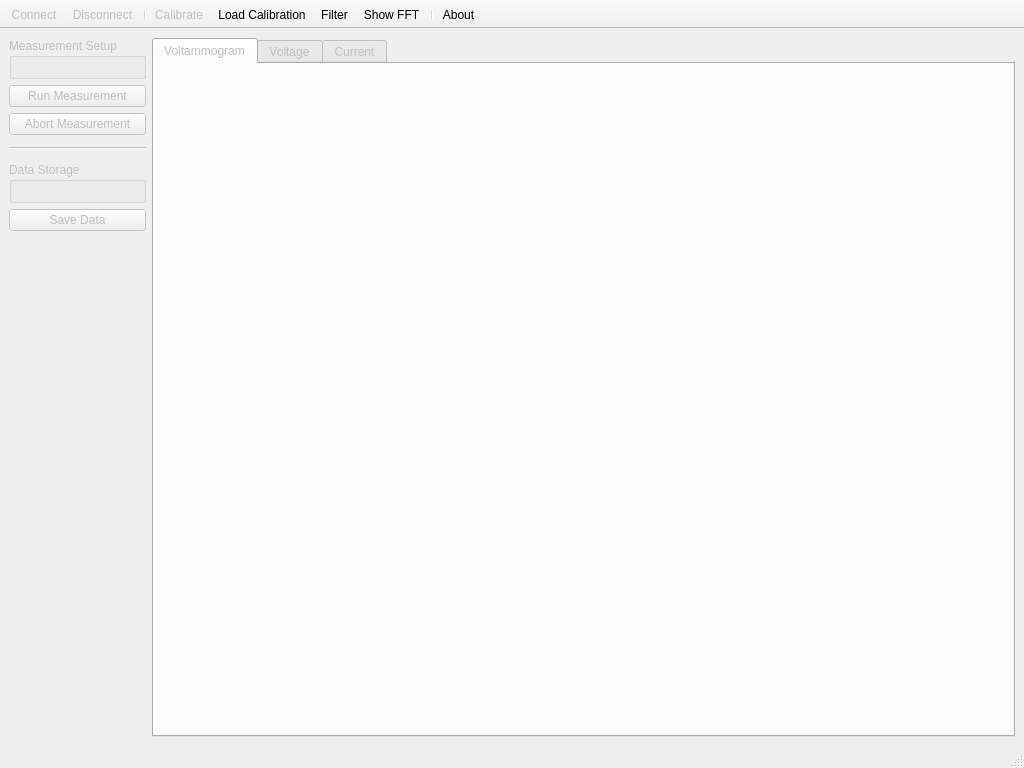
<?xml version="1.0" encoding="UTF-8"?>
<ui version="4.0">
 <class>MainWindow</class>
 <widget class="QMainWindow" name="MainWindow">
  <property name="geometry">
   <rect>
    <x>0</x>
    <y>0</y>
    <width>1024</width>
    <height>768</height>
   </rect>
  </property>
  <property name="windowTitle">
   <string>ISF Potentiostat Viewer</string>
  </property>
  <widget class="QWidget" name="centralwidget">
   <property name="enabled">
    <bool>false</bool>
   </property>
   <layout class="QHBoxLayout" name="horizontalLayout" stretch="0,1">
    <item>
     <widget class="QWidget" name="widget" native="true">
      <layout class="QVBoxLayout" name="verticalLayout" stretch="0,1,1,0,0,0,0,0,1">
       <property name="leftMargin">
        <number>0</number>
       </property>
       <property name="topMargin">
        <number>0</number>
       </property>
       <property name="rightMargin">
        <number>0</number>
       </property>
       <property name="bottomMargin">
        <number>0</number>
       </property>
       <item>
        <widget class="QGroupBox" name="groupBox">
         <property name="title">
          <string>Measurement Setup</string>
         </property>
         <layout class="QVBoxLayout" name="verticalLayout_5">
          <item>
           <widget class="SetupWidget" name="setupWidget" native="true"/>
          </item>
         </layout>
        </widget>
       </item>
       <item>
        <widget class="QPushButton" name="runMeasurementButton">
         <property name="text">
          <string>Run Measurement</string>
         </property>
        </widget>
       </item>
       <item>
        <widget class="QPushButton" name="abortMeasurementButton">
         <property name="enabled">
          <bool>false</bool>
         </property>
         <property name="text">
          <string>Abort Measurement</string>
         </property>
        </widget>
       </item>
       <item>
        <spacer name="verticalSpacer_2">
         <property name="orientation">
          <enum>Qt::Vertical</enum>
         </property>
         <property name="sizeType">
          <enum>QSizePolicy::Fixed</enum>
         </property>
         <property name="sizeHint" stdset="0">
          <size>
           <width>20</width>
           <height>6</height>
          </size>
         </property>
        </spacer>
       </item>
       <item>
        <widget class="Line" name="line">
         <property name="orientation">
          <enum>Qt::Horizontal</enum>
         </property>
        </widget>
       </item>
       <item>
        <spacer name="verticalSpacer_3">
         <property name="orientation">
          <enum>Qt::Vertical</enum>
         </property>
         <property name="sizeType">
          <enum>QSizePolicy::Minimum</enum>
         </property>
         <property name="sizeHint" stdset="0">
          <size>
           <width>20</width>
           <height>6</height>
          </size>
         </property>
        </spacer>
       </item>
       <item>
        <widget class="QGroupBox" name="groupBox_2">
         <property name="title">
          <string>Data Storage</string>
         </property>
         <layout class="QVBoxLayout" name="verticalLayout_6">
          <item>
           <widget class="StorageWidget" name="storageWidget" native="true"/>
          </item>
         </layout>
        </widget>
       </item>
       <item>
        <widget class="QPushButton" name="saveDataButton">
         <property name="enabled">
          <bool>false</bool>
         </property>
         <property name="text">
          <string>Save Data</string>
         </property>
        </widget>
       </item>
       <item>
        <spacer name="verticalSpacer">
         <property name="orientation">
          <enum>Qt::Vertical</enum>
         </property>
         <property name="sizeHint" stdset="0">
          <size>
           <width>20</width>
           <height>485</height>
          </size>
         </property>
        </spacer>
       </item>
      </layout>
     </widget>
    </item>
    <item>
     <widget class="QTabWidget" name="tabWidget">
      <property name="currentIndex">
       <number>0</number>
      </property>
      <widget class="QWidget" name="voltammogramTab">
       <attribute name="title">
        <string>Voltammogram</string>
       </attribute>
       <layout class="QVBoxLayout" name="verticalLayout_2">
        <item>
         <widget class="PlotWidget" name="voltammogramPlot" native="true"/>
        </item>
       </layout>
      </widget>
      <widget class="QWidget" name="voltageTab">
       <attribute name="title">
        <string>Voltage</string>
       </attribute>
       <layout class="QVBoxLayout" name="verticalLayout_3">
        <item>
         <widget class="PlotWidget" name="voltagePlot" native="true"/>
        </item>
       </layout>
      </widget>
      <widget class="QWidget" name="currentTab">
       <attribute name="title">
        <string>Current</string>
       </attribute>
       <layout class="QVBoxLayout" name="verticalLayout_4">
        <item>
         <widget class="PlotWidget" name="currentPlot" native="true"/>
        </item>
       </layout>
      </widget>
     </widget>
    </item>
   </layout>
  </widget>
  <widget class="QToolBar" name="toolBar">
   <property name="movable">
    <bool>false</bool>
   </property>
   <property name="allowedAreas">
    <set>Qt::TopToolBarArea</set>
   </property>
   <property name="toolButtonStyle">
    <enum>Qt::ToolButtonTextBesideIcon</enum>
   </property>
   <property name="floatable">
    <bool>false</bool>
   </property>
   <attribute name="toolBarArea">
    <enum>TopToolBarArea</enum>
   </attribute>
   <attribute name="toolBarBreak">
    <bool>false</bool>
   </attribute>
   <addaction name="actionConnect"/>
   <addaction name="actionDisconnect"/>
   <addaction name="separator"/>
   <addaction name="actionCalibrate"/>
   <addaction name="actionLoadCalibration"/>
   <addaction name="actionFilter"/>
   <addaction name="actionShowFft"/>
   <addaction name="separator"/>
   <addaction name="actionAbout"/>
  </widget>
  <widget class="QStatusBar" name="statusBar"/>
  <action name="actionConnect">
   <property name="enabled">
    <bool>false</bool>
   </property>
   <property name="icon">
    <iconset resource="PotentiostatViewer.qrc">
     <normaloff>:/res/connect.svg</normaloff>:/res/connect.svg</iconset>
   </property>
   <property name="text">
    <string>Connect</string>
   </property>
  </action>
  <action name="actionDisconnect">
   <property name="enabled">
    <bool>false</bool>
   </property>
   <property name="icon">
    <iconset resource="PotentiostatViewer.qrc">
     <normaloff>:/res/disconnect.svg</normaloff>:/res/disconnect.svg</iconset>
   </property>
   <property name="text">
    <string>Disconnect</string>
   </property>
  </action>
  <action name="actionAbout">
   <property name="icon">
    <iconset resource="PotentiostatViewer.qrc">
     <normaloff>:/res/about.svg</normaloff>:/res/about.svg</iconset>
   </property>
   <property name="text">
    <string>About</string>
   </property>
  </action>
  <action name="actionFilter">
   <property name="checkable">
    <bool>true</bool>
   </property>
   <property name="icon">
    <iconset resource="PotentiostatViewer.qrc">
     <normaloff>:/res/filter.svg</normaloff>:/res/filter.svg</iconset>
   </property>
   <property name="text">
    <string>Filter</string>
   </property>
   <property name="toolTip">
    <string>Filter</string>
   </property>
  </action>
  <action name="actionCalibrate">
   <property name="enabled">
    <bool>false</bool>
   </property>
   <property name="icon">
    <iconset resource="PotentiostatViewer.qrc">
     <normaloff>:/res/calibrate.svg</normaloff>:/res/calibrate.svg</iconset>
   </property>
   <property name="text">
    <string>Calibrate</string>
   </property>
  </action>
  <action name="actionShowFft">
   <property name="checkable">
    <bool>true</bool>
   </property>
   <property name="enabled">
    <bool>true</bool>
   </property>
   <property name="icon">
    <iconset resource="PotentiostatViewer.qrc">
     <normaloff>:/res/fft.svg</normaloff>:/res/fft.svg</iconset>
   </property>
   <property name="text">
    <string>Show FFT</string>
   </property>
   <property name="toolTip">
    <string>Show FFT</string>
   </property>
  </action>
  <action name="actionLoadCalibration">
   <property name="icon">
    <iconset resource="PotentiostatViewer.qrc">
     <normaloff>:/res/load.svg</normaloff>:/res/load.svg</iconset>
   </property>
   <property name="text">
    <string>Load Calibration</string>
   </property>
   <property name="toolTip">
    <string>Load Calibration</string>
   </property>
  </action>
 </widget>
 <customwidgets>
  <customwidget>
   <class>SetupWidget</class>
   <extends>QWidget</extends>
   <header>setupwidget.h</header>
   <container>1</container>
  </customwidget>
  <customwidget>
   <class>PlotWidget</class>
   <extends>QWidget</extends>
   <header>plotwidget.h</header>
   <container>1</container>
  </customwidget>
  <customwidget>
   <class>StorageWidget</class>
   <extends>QWidget</extends>
   <header>storagewidget.h</header>
   <container>1</container>
  </customwidget>
 </customwidgets>
 <resources>
  <include location="PotentiostatViewer.qrc"/>
 </resources>
 <connections/>
</ui>
